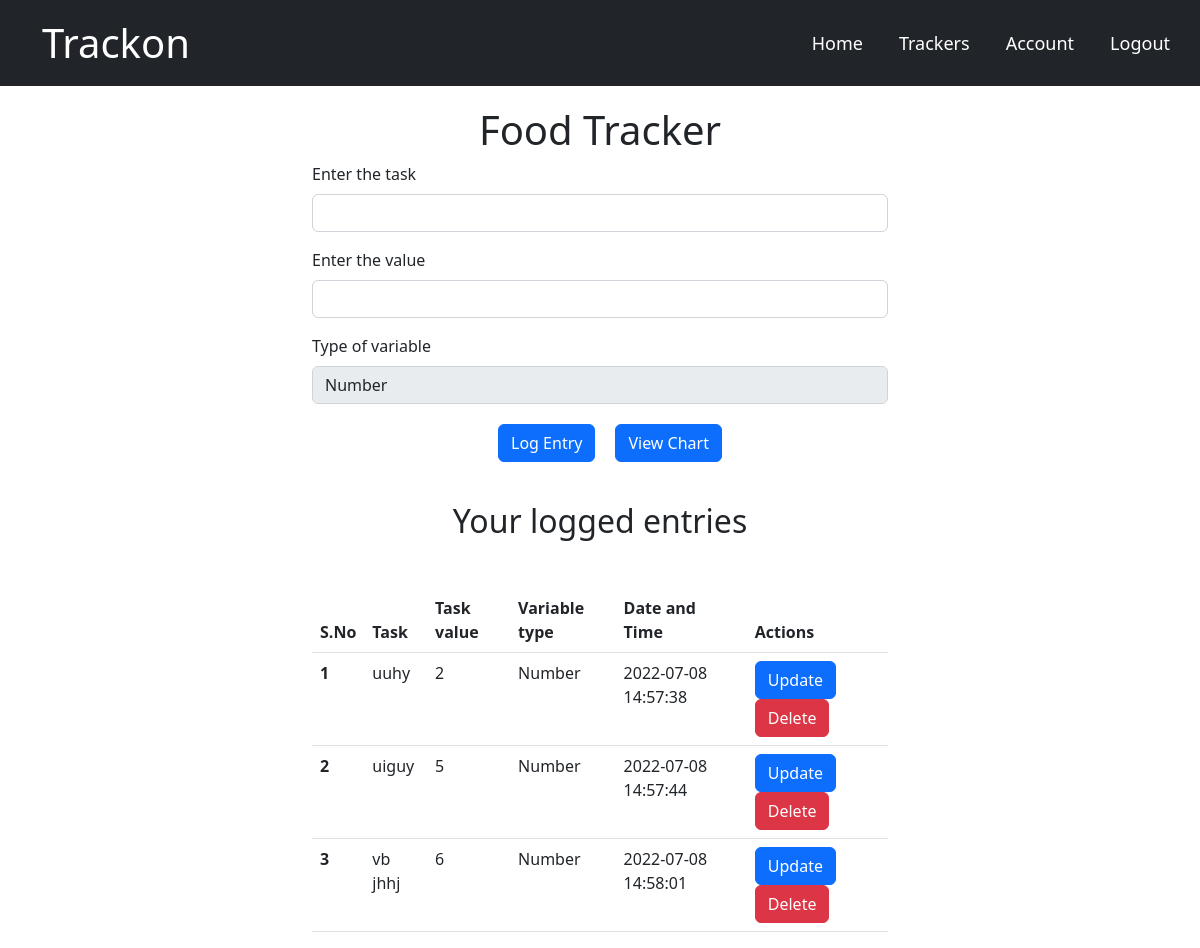
The app's page /log/2 (signed in), older data.
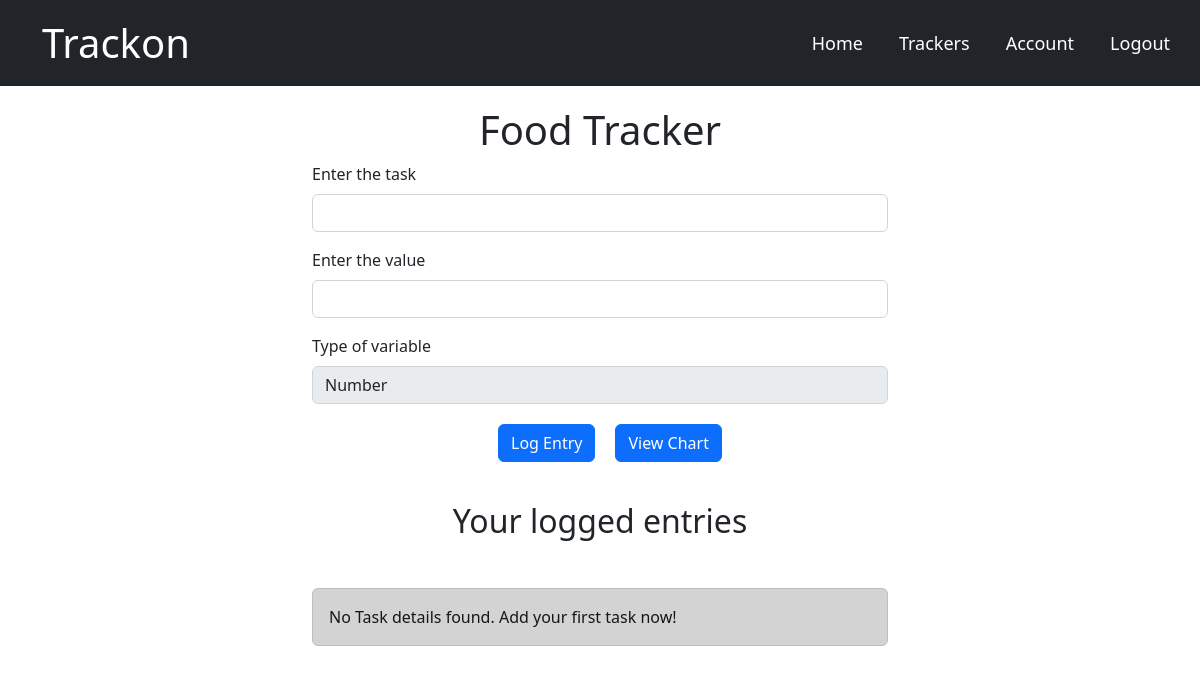
The same page, newer data.
### main/models.py (models this page shows, shortened)
class Tracker(db.Model):
    sno = db.Column(db.Integer, primary_key=True)
    tracker_name = db.Column(db.String(300), nullable=False)
    task_value_type = db.Column(db.String(20), nullable=False)
    user_id = db.Column(db.Integer, db.ForeignKey('user.id'))
    logs = db.relationship('Inputaken', backref='tracker', lazy=True)

class Inputaken(db.Model):
    sno = db.Column(db.Integer, primary_key=True)
    task_title = db.Column(db.String(300), nullable=False)
    task_value = db.Column(db.Integer, nullable=False)
    task_date = db.Column(
        db.DateTime(timezone=True),default=func.now(), nullable=False)
    task_variable = db.Column(db.String(20), nullable=False)
    user_id = db.Column(db.Integer, db.ForeignKey('user.id'), nullable=False)
    tracker_id = db.Column(db.Integer, db.ForeignKey(
        'tracker.sno'), nullable=False)

### main/routes.py (the view, shortened to what this page needs)
@app.route("/log/<int:sno>", methods=['GET', 'POST'])
@login_required
def log(sno):
    task_table = Tracker.query.filter_by(sno=sno).first()
    outputpage = Inputaken.query.filter_by(
        tracker_id=sno, user_id=current_user.id).all()
    return render_template('log.html', task=task_table, outputpage=outputpage)

### main/models.py (called while the page is built)
@login_manager.user_loader
def load_user(user_id):
    return User.query.get(int(user_id))

### main/templates/log.html (shortened to what this page needs)
{% extends 'base.html' %} {% block content %}
<div class="container log-div">
  <div class="track_type log-heading">
    <h1>{{task.tracker_name}}</h1>
  </div>
  <form action="/log/{{task.sno}}" method="POST">
    <div class="mb-3">
      <label for="exampleInputEmail1" class="form-label"
        >Enter the task </label>
      <input type="text" class="form-control" name="title" id="text-title" />
    </div>
    <div class="mb-3">
      <label for="exampleInputPassword1" class="form-label"
        >Enter the value</label
      >
      <input
        type="text"
        class="form-control"
        name="value"
        id="exampleInputPassword1"
      />
    </div>
    <label for="inputState" class="form-label">Type of variable</label>
    <input
      type="text"
      disabled="true"
      class="form-control"
      value="{{task.task_value_type}}"
    />
    <div class="log-btn-group">
      <button type="submit" class="btn btn-primary">Log Entry</button>
      <button type="submit" class="btn btn-primary">View Chart</button>
    </div>
  </form>
  <div class="log-entry-heading"><h2>Your logged entries</h2></div>
  {% if outputpage|length == 0 %}
  <div class="alert alert-dark" role="alert">
    No Task details found. Add your first task now!
  </div>
  {% else %}
  <table class="table">
    <thead>
      <tr>
        <th scope="col">S.No</th>
        <th scope="col">Task</th>
        <th scope="col">Task value</th>
        <th scope="col">Variable type</th>
        <th scope="col">Date and Time</th>
        <th scope="col">Actions</th>
      </tr>
    </thead>
    <tbody>
      {% for inpt in outputpage %}
      <tr>
        <th scope="row">{{loop.index}}</th>
        <td>{{inpt.task_title}}</td>
        <td>{{inpt.task_value}}</td>
        <td>{{inpt.task_variable}}</td>
        <td>{{inpt.task_date}}</td>
        <td>
          <div class="entry-btn-group">
            <a
              href="/log/update/{{inpt.sno}}"
              type="button"
              class="btn btn-primary"
              >Update</a
            >
            <a
              href="/log/delete/{{inpt.sno}}"
              type="button"
              class="btn btn-danger"
              >Delete</a
            >
          </div>
        </td>
      </tr>
      {% endfor %}
    </tbody>
  </table>
  {% endif %}
</div>
{% endblock content %}

### main/templates/base.html (shortened to what this page needs)
<!DOCTYPE html>
<html lang="en">
  <head>
    <link
      href="https://cdn.jsdelivr.net/npm/bootstrap@5.2.0-beta1/dist/css/bootstrap.min.css"
      rel="stylesheet"
    />
    <link rel="stylesheet" href="{{ url_for('static',filename='main.css') }}" />
  </head>
  <body>
      <nav class="navbar navbar-expand-lg navbar-dark bg-dark">
        <div class="container-fluid">
        <a class="navbar-brand" href="{{url_for('home')}}">Trackon</a>
          <div class="collapse navbar-collapse" id="navbarNav">
            <ul class="navbar-nav ms-auto">
              <li class="nav-item">
                <a class="nav-link active px-2" href="{{url_for('home')}}" aria-current="page" href="#">Home</a>
              </li>
              {% if current_user.is_authenticated %}
              <li class="nav-item">
                <a class="nav-link px-2" href="{{url_for('track')}}">Trackers</a>
              </li>
              <li class="nav-item">
                <a class="nav-link px-2" href="{{url_for('account')}}">Account</a>
              </li>
              <li class="nav-item">
                <a class="nav-link px-2" href="{{url_for('logout')}}">Logout</a>
              </li>
              {% endif %}
            </ul>
          </div>
      </div>
    </nav>
     {% block content %} {% endblock %}
  </body>
</html>

### main/static/main.css (style rules this page uses)
.log-div { width: 50%; }
.log-heading { text-align: center; padding-top: 20px; }
.log-btn-group { display: flex; justify-content: center; align-items: center; padding-top: 20px; }
.log-btn-group button { margin-left: 20px; }
.log-entry-heading { display: flex; justify-content: center; padding: 40px 0px; }
.nav-link { color: white; margin: 10px; font-size: large; }
.navbar-brand { color: white; font-size: 40px; margin-left: 30px; }

Row changes from the older to the newer data that the page shows:
removed Inputaken: task_title "uuhy", task_value "2", task_variable "Number", task_date "2022-07-08 14:57:38"
removed Inputaken: task_title "uiguy", task_value "5", task_variable "Number", task_date "2022-07-08 14:57:44"
removed Inputaken: task_title "vb jhhj", task_value "6", task_variable "Number", task_date "2022-07-08 14:58:01"
Text that changed along with them:
text no longer shown: "S.No Task Task value Variable type Date and Time Actions"
text now shown: "No Task details found. Add your first task now!"
